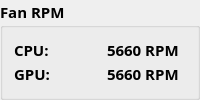
            <widget class="QGroupBox" name="fan_box">
             <property name="sizePolicy">
              <sizepolicy hsizetype="Preferred" vsizetype="Preferred">
               <horstretch>0</horstretch>
               <verstretch>0</verstretch>
              </sizepolicy>
             </property>
             <property name="font">
              <font>
               <family>TT Squares</family>
               <pointsize>11</pointsize>
               <italic>false</italic>
               <bold>true</bold>
              </font>
             </property>
             <property name="cursor">
              <cursorShape>ArrowCursor</cursorShape>
             </property>
             <property name="title">
              <string>Fan RPM</string>
             </property>
             <property name="alignment">
              <set>Qt::AlignmentFlag::AlignLeading|Qt::AlignmentFlag::AlignLeft|Qt::AlignmentFlag::AlignTop</set>
             </property>
             <layout class="QGridLayout" name="gridLayout_6">
              <property name="topMargin">
               <number>10</number>
              </property>
              <property name="rightMargin">
               <number>4</number>
              </property>
              <property name="verticalSpacing">
               <number>0</number>
              </property>
              <item row="2" column="1">
               <widget class="QLabel" name="gpuFanSpeedValue">
                <property name="sizePolicy">
                 <sizepolicy hsizetype="Preferred" vsizetype="Preferred">
                  <horstretch>0</horstretch>
                  <verstretch>0</verstretch>
                 </sizepolicy>
                </property>
                <property name="font">
                 <font>
                  <family>TT Squares</family>
                  <pointsize>11</pointsize>
                  <fontweight>Light</fontweight>
                 </font>
                </property>
                <property name="cursor">
                 <cursorShape>ArrowCursor</cursorShape>
                </property>
                <property name="text">
                 <string>5660 RPM</string>
                </property>
               </widget>
              </item>
              <item row="2" column="0">
               <widget class="QLabel" name="gpuFanSpeedLabel">
                <property name="sizePolicy">
                 <sizepolicy hsizetype="Preferred" vsizetype="Preferred">
                  <horstretch>0</horstretch>
                  <verstretch>0</verstretch>
                 </sizepolicy>
                </property>
                <property name="font">
                 <font>
                  <family>TT Squares</family>
                  <pointsize>11</pointsize>
                  <bold>true</bold>
                 </font>
                </property>
                <property name="cursor">
                 <cursorShape>ArrowCursor</cursorShape>
                </property>
                <property name="text">
                 <string>GPU:</string>
                </property>
               </widget>
              </item>
              <item row="0" column="0">
               <widget class="QLabel" name="cpuFanSpeedLabel">
                <property name="sizePolicy">
                 <sizepolicy hsizetype="Preferred" vsizetype="Preferred">
                  <horstretch>0</horstretch>
                  <verstretch>0</verstretch>
                 </sizepolicy>
                </property>
                <property name="font">
                 <font>
                  <family>TT Squares</family>
                  <pointsize>11</pointsize>
                  <bold>true</bold>
                 </font>
                </property>
                <property name="cursor">
                 <cursorShape>ArrowCursor</cursorShape>
                </property>
                <property name="text">
                 <string>CPU:</string>
                </property>
               </widget>
              </item>
              <item row="0" column="1">
               <widget class="QLabel" name="cpuFanSpeedValue">
                <property name="sizePolicy">
                 <sizepolicy hsizetype="Preferred" vsizetype="Preferred">
                  <horstretch>0</horstretch>
                  <verstretch>0</verstretch>
                 </sizepolicy>
                </property>
                <property name="font">
                 <font>
                  <family>TT Squares</family>
                  <pointsize>11</pointsize>
                  <fontweight>Light</fontweight>
                 </font>
                </property>
                <property name="cursor">
                 <cursorShape>ArrowCursor</cursorShape>
                </property>
                <property name="text">
                 <string>5660 RPM</string>
                </property>
               </widget>
              </item>
             </layout>
            </widget>
